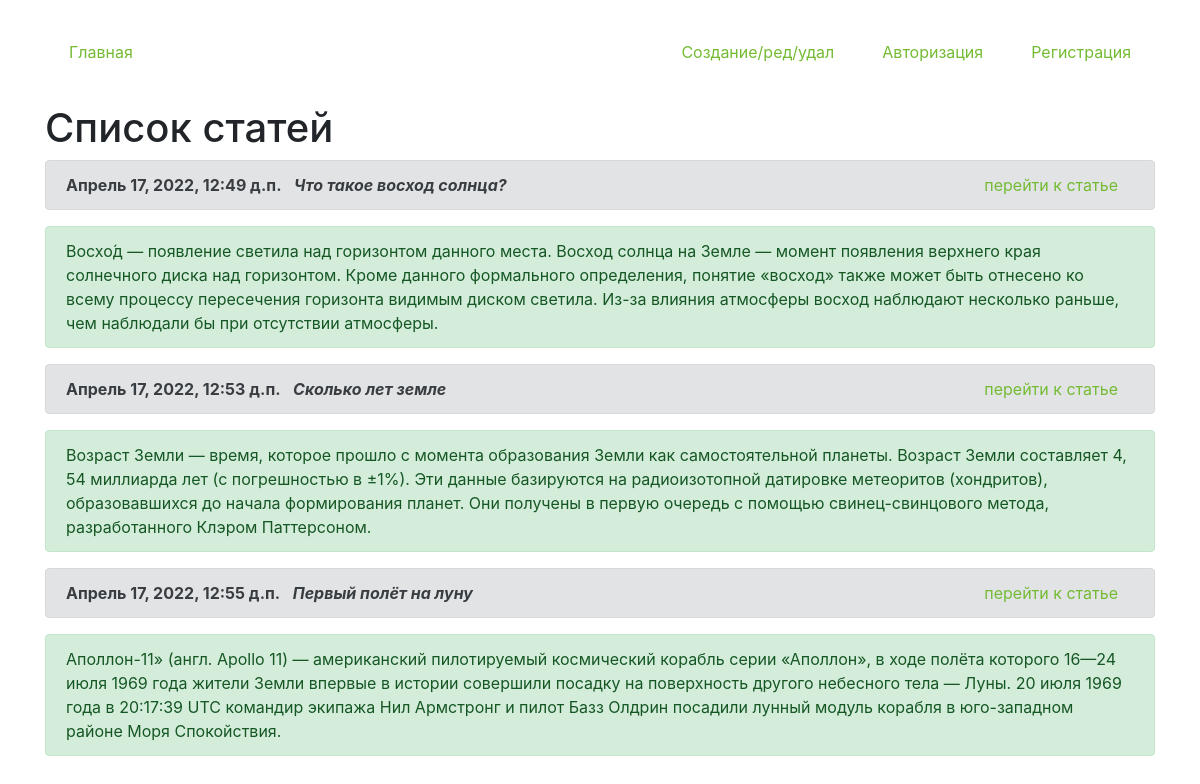
The page / on the database its author committed.
### core/models.py (models this page shows, shortened)
class Articles(models.Model):
    author = models.ForeignKey(User, on_delete = models.CASCADE, verbose_name='Владелец статьи', blank = True, null = True )
    create_date = models.DateTimeField(auto_now=True)
    name = models.CharField(max_length=200, verbose_name='Название')
    text = models.TextField(verbose_name='Текст')
    class Meta:
        verbose_name='Статью'
        verbose_name_plural='Статьи'

### core/views.py (the view)
# urls.py: path('', views.HomeListView.as_view(), name='home'),
class HomeListView(ListView):
    model = Articles
    template_name = 'index.html'
    context_object_name = 'list_articles'

### core/templates/index.html (shortened to what this page needs)
{% load static %}
<!doctype html>
<html lang="en">
    <link type="text/css" href="{% static 'css/styles.css' %}" rel="stylesheet">
<head>
    <link rel="stylesheet" href="https://cdn.jsdelivr.net/npm/bootstrap@4.6.1/dist/css/bootstrap.min.css"
>
</head>
<body>
<div class="container mt-4">
    <ul class="nav nav-pills">
            <li class="nav-item mr-auto p-2">
                {% url 'home' as url_home %}
                <a class="nav-link {% if url_home == request.path %}reactive{% endif %}" href="{{url_home}}">Главная</a>
            </li>
            <li class="nav-item mr p-2">
                {% url 'edit_page' as url_edit_page %}
                <a class="nav-link {% if url_edit_page == request.path %}reactive{% endif %}" href="{{url_edit_page}}">Создание/ред/удал</a>
            </li>
            {% if request.user.is_authenticated %}
            <li class="nav-item p-2">
                {% url 'logout_page' as url_logout_page %}
                <a class="nav-link btn-warning" href="{{url_logout_page}}">Выйти</a>
                {{request.user}}
            </li>
            {% else %}
            <li class="nav-item p-2">
                {% url 'login_page' as url_login_page %}
                <a class="nav-link {% if url_login_page == request.path %}reactive{% endif %}"
                   href="{{url_login_page}}">Авторизация</a>
            </li>
            <li class="nav-item p-2">
                {% url 'register_page' as url_register_page %}
                <a class="nav-link {% if url_register_page == request.path %}reactive{% endif %}"
                   href="{{url_register_page}}">Регистрация</a>
            </li>
        {% endif %}
    </ul>
    {% block content %}
    <h1 class="mt-4">Список статей</h1>
    {% for i in list_articles %}
    <div class="alert alert-secondary" role="alert">
        <b>{{i.create_date}}</b>
        <span class="m-2 font-italic font-weight-bold">{{i.name}}</span>
        <span class="float-right mr-3"><a href="/detail/{{i.id}}">перейти к статье</a></span>
    </div>
    <div class="mb-3 alert alert-success" role="alert""><span>{{i.text|truncatechars:"500"}}</span></div>
    {% endfor %}
    {% endblock %}
</div>
</body>
</html>

### static/css/styles.css (style rules this page uses)
.reactive { color: #fff; background-color: #757675; }
a:link { color: #74bb33; }

### rows shown on the page
Articles: create_date "Апрель 17, 2022, 12:49 д.п.", name "Что такое восход солнца?", text "Восхо́д — появление светила над горизонтом данного места. Восход солнца на Земле — момент появления верхнего края солнечного диска над горизонтом. Кроме данного формального определения, понятие «восход» также может быть отнесено ко всему процессу пересечения горизонта видимым диском светила. Из-за влияния атмосферы восход наблюдают несколько раньше, чем наблюдали бы при отсутствии атмосферы."
Articles: create_date "Апрель 17, 2022, 12:53 д.п.", name "Cколько лет земле", text "Возраст Земли — время, которое прошло с момента образования Земли как самостоятельной планеты. Возраст Земли составляет 4, 54 миллиарда лет (с погрешностью в ±1%). Эти данные базируются на радиоизотопной датировке метеоритов (хондритов), образовавшихся до начала формирования планет. Они получены в первую очередь с помощью свинец-свинцового метода, разработанного Клэром Паттерсоном."
Articles: create_date "Апрель 17, 2022, 12:55 д.п.", name "Первый полёт на луну", text "Аполлон-11» (англ. Apollo 11) — американский пилотируемый космический корабль серии «Аполлон», в ходе полёта которого 16—24 июля 1969 года жители Земли впервые в истории совершили посадку на поверхность другого небесного тела — Луны. 20 июля 1969 года в 20:17:39 UTC командир экипажа Нил Армстронг и пилот Базз Олдрин посадили лунный модуль корабля в юго-западном районе Моря Спокойствия."
